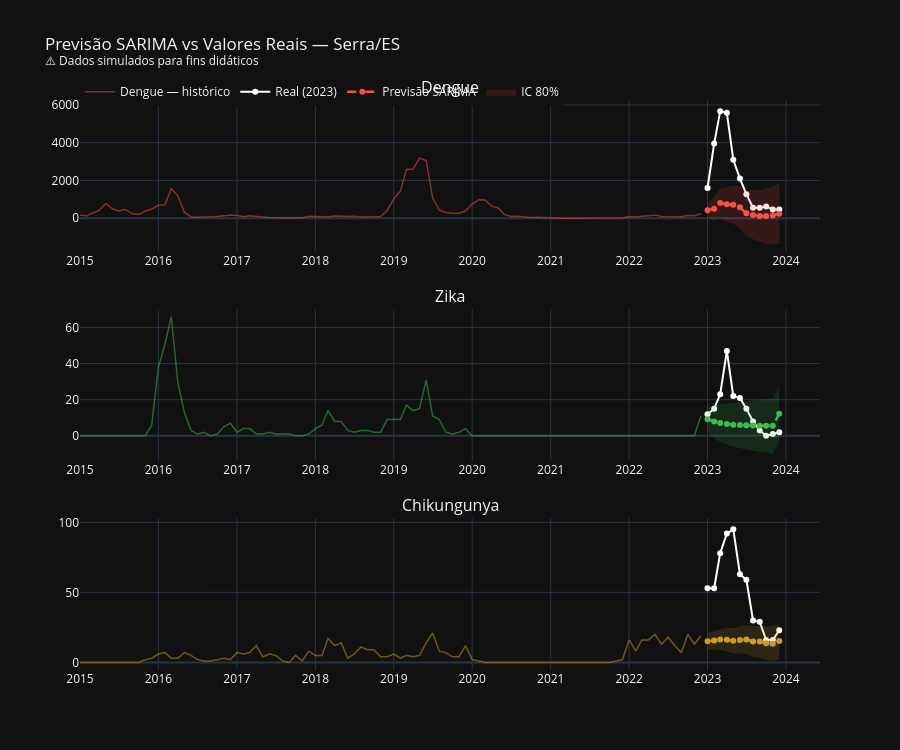

Source (notebook cell):
### Code cell
fig = make_subplots(rows=3, cols=1, shared_xaxes=False,
                    subplot_titles=[d.capitalize() for d in DOENCAS],
                    vertical_spacing=0.1)

for i, doenca in enumerate(DOENCAS, start=1):
    r   = resultados[doenca]
    cor = CORES[doenca]

    serie_treino = df_treino.set_index("data")[doenca].asfreq("MS")

    # Histórico (treino)
    fig.add_trace(go.Scatter(
        x=serie_treino.index, y=serie_treino.values,
        name=f"{doenca.capitalize()} — histórico",
        line=dict(color=cor, width=1.5),
        opacity=0.5, showlegend=(i == 1),
    ), row=i, col=1)

    # Real (teste)
    fig.add_trace(go.Scatter(
        x=r["real"].index, y=r["real"].values,
        name="Real (2023)",
        line=dict(color="white", width=2),
        showlegend=(i == 1),
    ), row=i, col=1)

    # Previsão
    fig.add_trace(go.Scatter(
        x=r["pred_media"].index, y=r["pred_media"].values,
        name="Previsão SARIMA",
        line=dict(color=cor, width=2.5, dash="dash"),
        showlegend=(i == 1),
    ), row=i, col=1)

    # Intervalo de confiança
    fig.add_trace(go.Scatter(
        x=list(r["pred_ci"].index) + list(r["pred_ci"].index[::-1]),
        y=list(r["pred_ci"].iloc[:, 0]) + list(r["pred_ci"].iloc[:, 1][::-1]),
        fill="toself", fillcolor=hex_rgba(cor, 0.15),
        line=dict(color="rgba(0,0,0,0)"),
        name="IC 80%", showlegend=(i == 1),
    ), row=i, col=1)

fig.update_layout(
    height=750,
    title="Previsão SARIMA vs Valores Reais — Serra/ES<br>"
          "<sup>⚠️ Dados simulados para fins didáticos</sup>",
    template="plotly_dark",
    hovermode="x unified",
    legend=dict(orientation="h", y=1.04, x=0),
)
fig.show()
